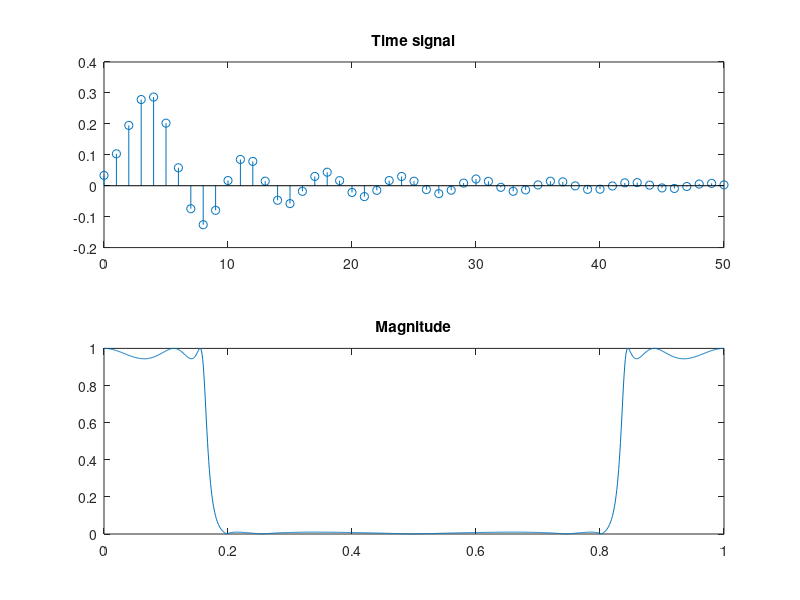

MATLAB code for this plot:
%Cauer lowpass flter

[b,a] = ellip(5,0.5,40,7/22);

for i = 1:1024
    x(i) = 0;
end
x(1) = 1;

y = filter(b,a,x);

figure;
subplot(2,1,1);
stem([0:1:1023],y);
axis([0,50,-0.2,0.4]);
title('Time signal');

subplot(2,1,2);
plot([0:1:1023]/1024,abs(fft(y)));
title('Magnitude');